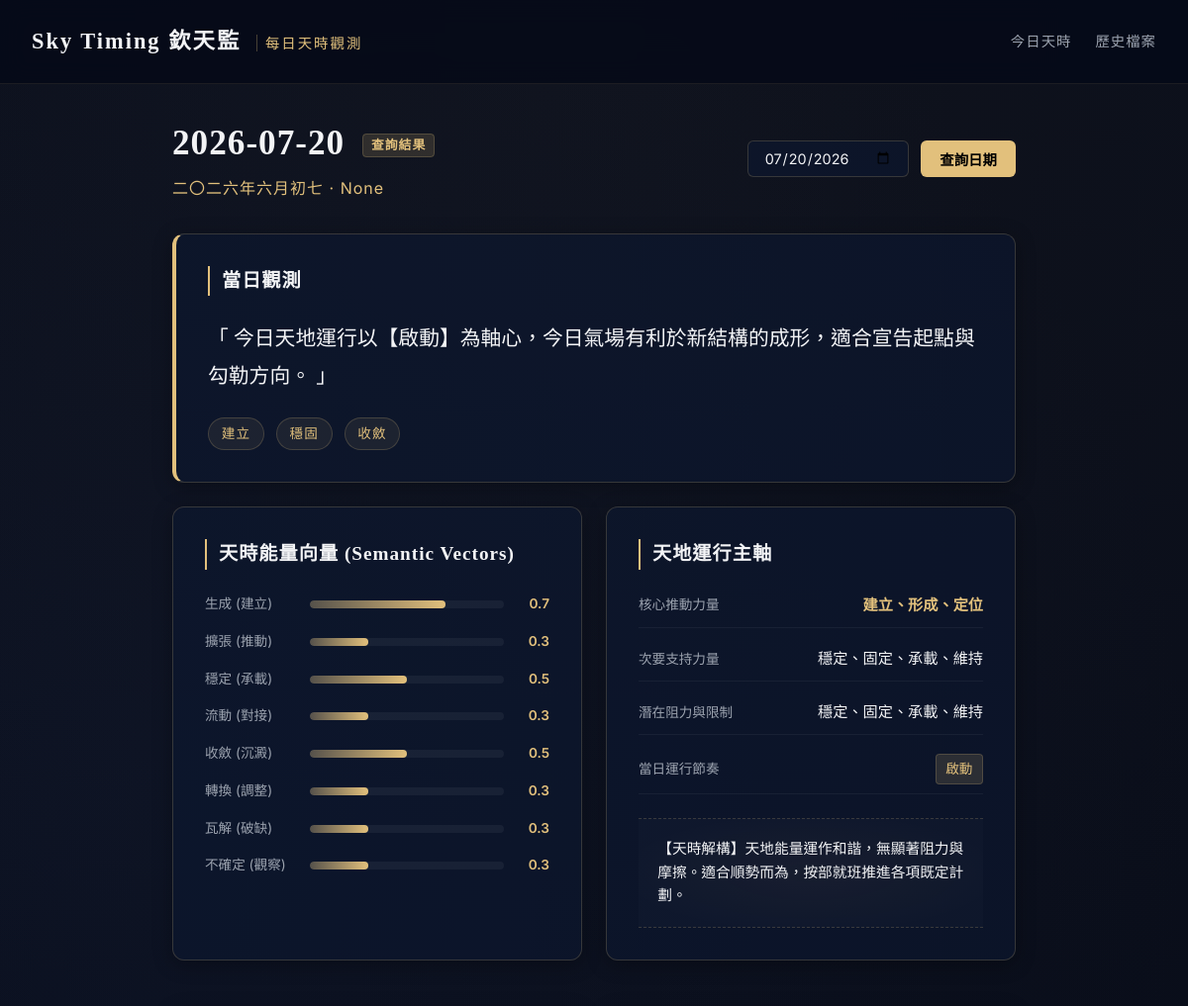
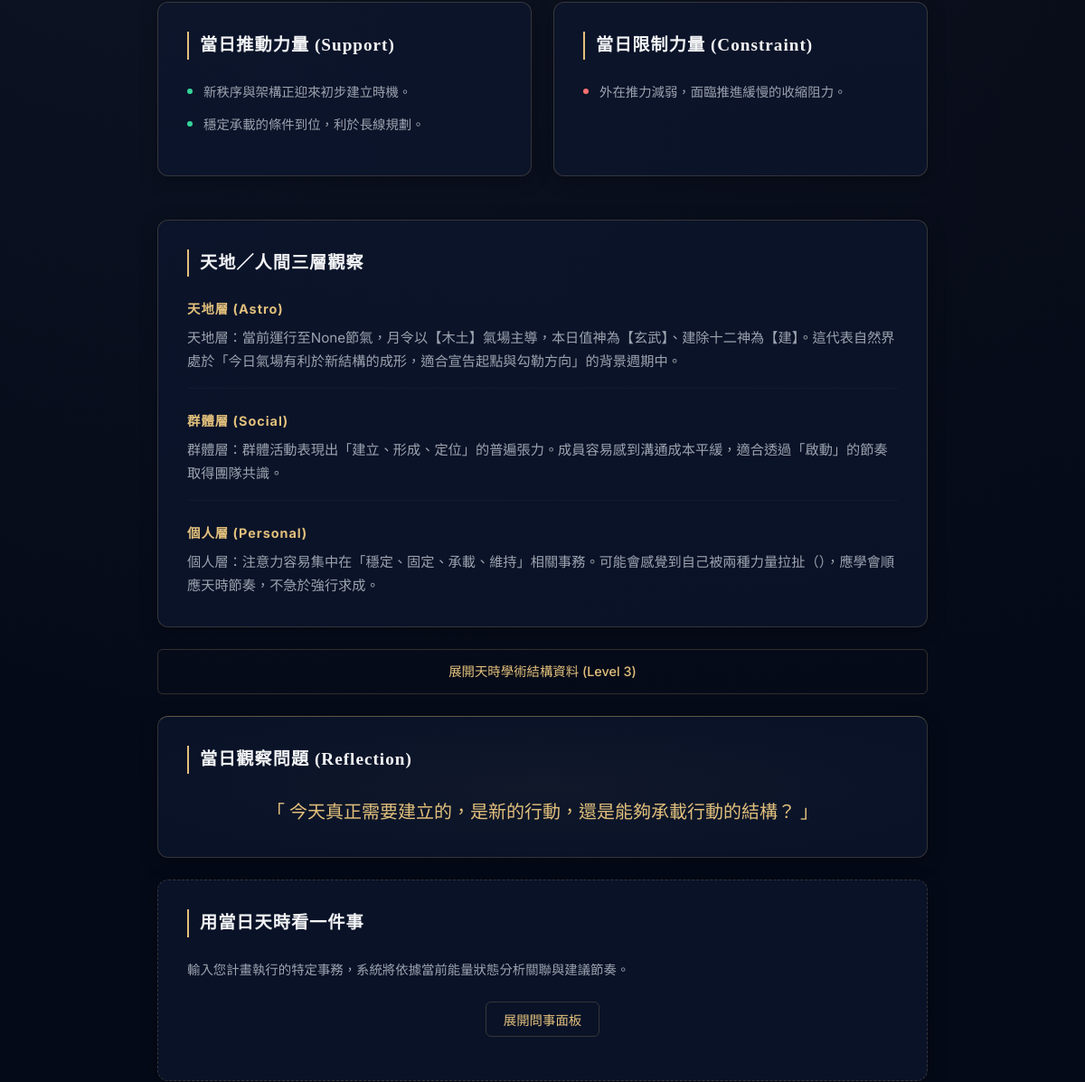
Page /date/2026-07-20 (upper part) on the earlier database version (2 pictures, top to bottom).
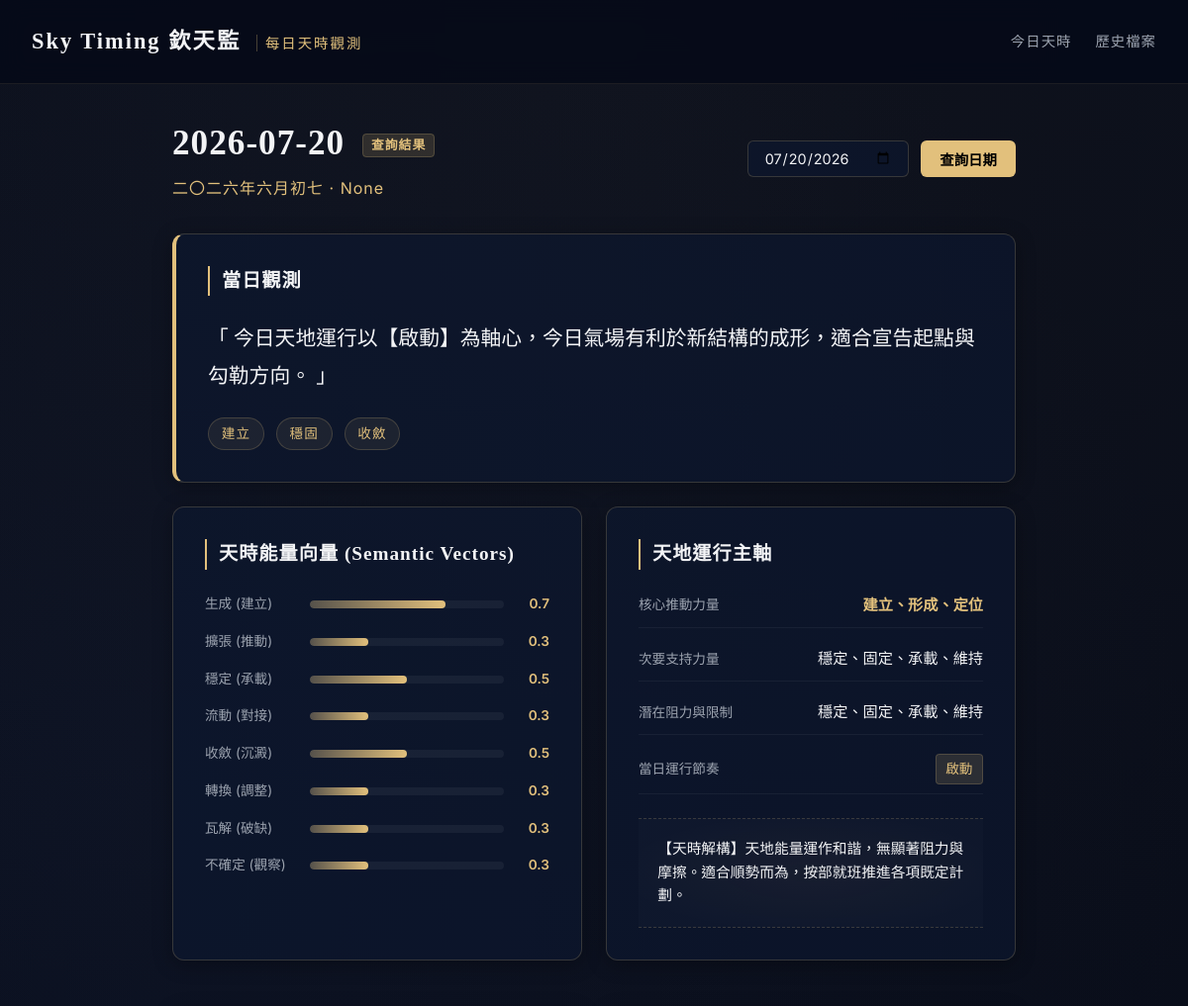
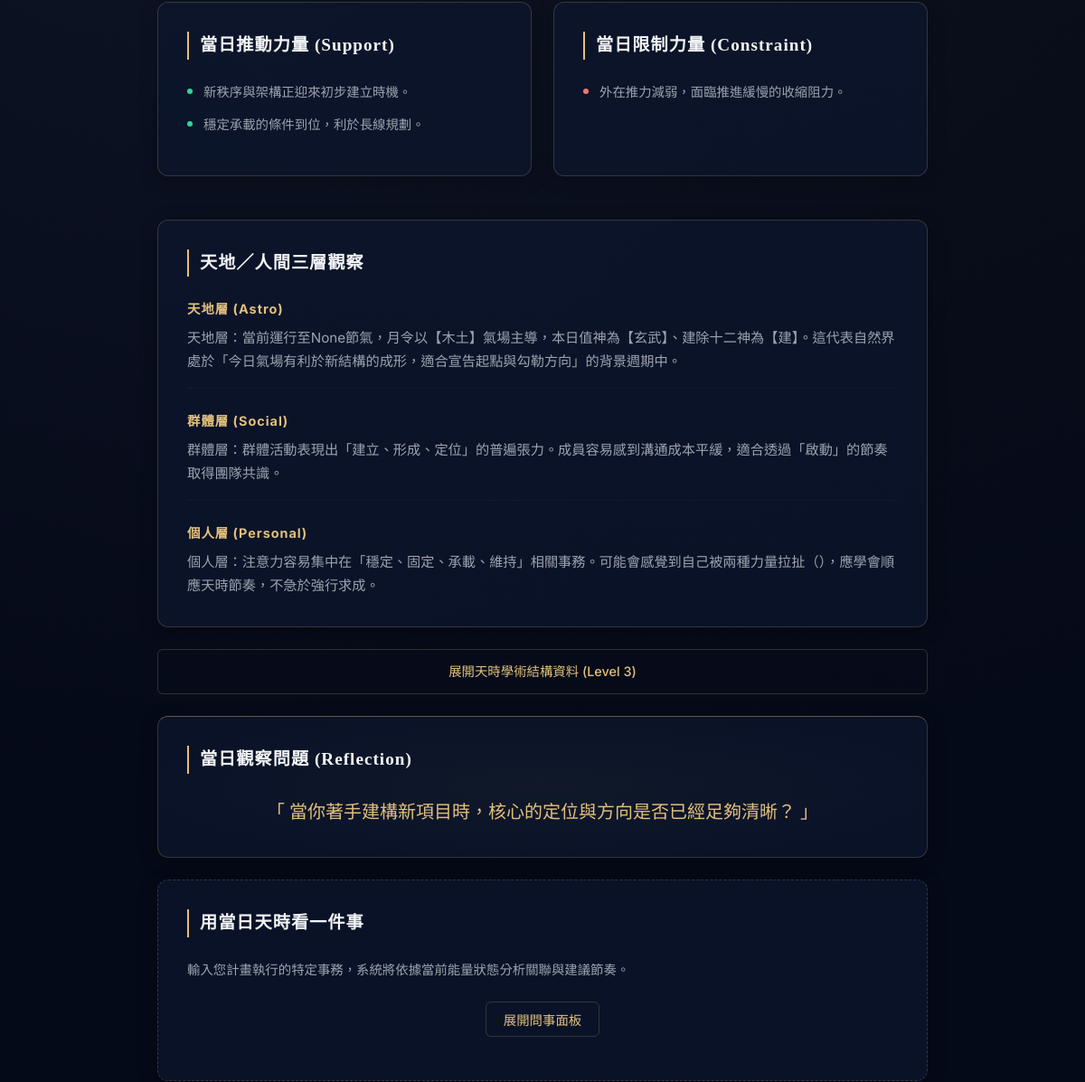
Same page on the later database version (2 pictures, top to bottom).
### tables this page shows
CREATE TABLE daily_states (
            id INTEGER PRIMARY KEY AUTOINCREMENT,
            date TEXT NOT NULL,
            timezone TEXT NOT NULL,
            city TEXT NOT NULL,
            raw_timing_data TEXT NOT NULL,
            semantic_vectors TEXT NOT NULL,
            primary_force TEXT NOT NULL,
            secondary_force TEXT NOT NULL,
            constraint_force TEXT NOT NULL,
            daily_rhythm TEXT NOT NULL,
            daily_summary TEXT NOT NULL,
            reflection_question TEXT NOT NULL,
            created_at TEXT NOT NULL,
            UNIQUE(date, timezone, city)
        );

### app.py (the view)
@app.get("/date/{date_str}", response_class=HTMLResponse)
def read_date(request: Request, date_str: str):
    try:
        datetime.strptime(date_str, "%Y-%m-%d")
    except ValueError:
        raise HTTPException(status_code=400, detail="Invalid date format. Use YYYY-MM-DD.")
    state = get_or_create_state(date_str)
    return templates.TemplateResponse(request=request, name="date.html", context={"request": request, "state": state})

### templates/date.html (shortened to what the changed rows need)
<!DOCTYPE html>
<html lang="zh-TW">
<head>
    <link rel="stylesheet" href="/static/style.css">
</head>
<body>
    <main class="container">
        <section class="date-selector-section">
            <div class="current-date-info">
                <h1>{{ state.date }} <span class="date-badge">查詢結果</span></h1>
                <p class="lunar-calendar-text">{{ state.raw_timing_data.lunar_date }} · {{ state.raw_timing_data.solar_term }}</p>
            </div>
            <div class="selector-controls">
                <input type="date" id="dateQuery" value="{{ state.date }}">
                <button onclick="queryDate()" class="btn-gold">查詢日期</button>
            </div>
        </section>
        <section class="card one-liner-card">
            <h2>當日觀測</h2>
        </section>
        <section class="grid-2">
            <div class="card">
                <h2>天時能量向量 (Semantic Vectors)</h2>
            </div>
            <div class="card">
                <h2>天地運行主軸</h2>
                <div class="forces-info">
                    <div class="force-item">
                        <span class="force-title">核心推動力量</span>
                        <span class="force-val gold-text">{{ state.primary_force }}</span>
                    </div>
                    <div class="force-item">
                        <span class="force-title">次要支持力量</span>
                        <span class="force-val">{{ state.secondary_force }}</span>
                    </div>
                    <div class="force-item">
                        <span class="force-title">潛在阻力與限制</span>
                        <span class="force-val">{{ state.constraint_force }}</span>
                    </div>
                    <div class="force-item">
                        <span class="force-title">當日運行節奏</span>
                        <span class="force-val rhythm-badge">{{ state.daily_rhythm }}</span>
                    </div>
                </div>
            </div>
        </section>
        <section class="grid-2">
            <div class="card support-card">
                <h2>當日推動力量 (Support)</h2>
            </div>
            <div class="card constraint-card">
                <h2>當日限制力量 (Constraint)</h2>
            </div>
        </section>
        <section class="card">
            <h2>天地／人間三層觀察</h2>
        </section>
        <section class="card question-card">
            <h2>當日觀察問題 (Reflection)</h2>
            <p class="question-text">「 {{ state.reflection_question }} 」</p>
        </section>
        <section class="card ask-section">
            <h2>用當日天時看一件事</h2>
        </section>
    </main>
</body>
</html>

Differences in the rows shown:
removed daily_states: date "2026-07-20", date "07/20/2026", primary_force "建立、形成、定位", secondary_force "穩定、固定、承載、維持", constraint_force "穩定、固定、承載、維持", daily_rhythm "啟動", reflection_question "今天真正需要建立的，是新的行動，還是能夠承載行動的結構？"
added daily_states: date "2026-07-20", date "07/20/2026", primary_force "建立、形成、定位", secondary_force "穩定、固定、承載、維持", constraint_force "穩定、固定、承載、維持", daily_rhythm "啟動", reflection_question "當你著手建構新項目時，核心的定位與方向是否已經足夠清晰？"
